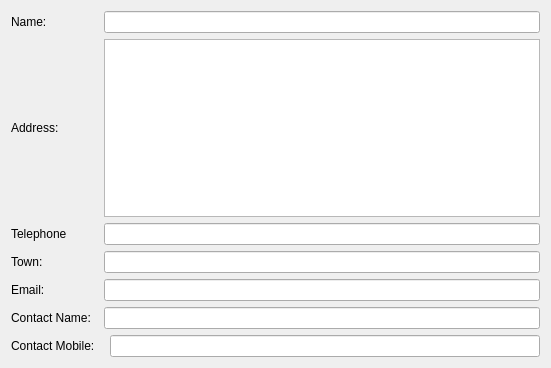
<?xml version="1.0" encoding="UTF-8"?>
<ui version="4.0">
 <class>AgentForm</class>
 <widget class="QWidget" name="AgentForm">
  <property name="geometry">
   <rect>
    <x>0</x>
    <y>0</y>
    <width>551</width>
    <height>368</height>
   </rect>
  </property>
  <property name="windowTitle">
   <string>Form</string>
  </property>
  <layout class="QVBoxLayout" name="verticalLayout">
   <item>
    <layout class="QGridLayout" name="gridLayout">
     <item row="0" column="0">
      <widget class="QLabel" name="label">
       <property name="text">
        <string>Name:</string>
       </property>
      </widget>
     </item>
     <item row="0" column="1" colspan="2">
      <widget class="QLineEdit" name="edtName"/>
     </item>
     <item row="1" column="0">
      <widget class="QLabel" name="label_2">
       <property name="text">
        <string>Address:</string>
       </property>
      </widget>
     </item>
     <item row="1" column="1" colspan="2">
      <widget class="QTextEdit" name="edtAddress"/>
     </item>
     <item row="2" column="0">
      <widget class="QLabel" name="label_3">
       <property name="text">
        <string>Telephone</string>
       </property>
      </widget>
     </item>
     <item row="2" column="1" colspan="2">
      <widget class="QLineEdit" name="edtTelephone"/>
     </item>
     <item row="3" column="0">
      <widget class="QLabel" name="label_4">
       <property name="text">
        <string>Town:</string>
       </property>
      </widget>
     </item>
     <item row="3" column="1" colspan="2">
      <widget class="QLineEdit" name="edtTown"/>
     </item>
     <item row="4" column="0">
      <widget class="QLabel" name="label_5">
       <property name="text">
        <string>Email:</string>
       </property>
      </widget>
     </item>
     <item row="4" column="1" colspan="2">
      <widget class="QLineEdit" name="edtEmail"/>
     </item>
     <item row="5" column="0">
      <widget class="QLabel" name="label_6">
       <property name="text">
        <string>Contact Name:  </string>
       </property>
      </widget>
     </item>
     <item row="5" column="1" colspan="2">
      <widget class="QLineEdit" name="edtContact"/>
     </item>
     <item row="6" column="0" colspan="2">
      <widget class="QLabel" name="label_7">
       <property name="text">
        <string>Contact Mobile:</string>
       </property>
      </widget>
     </item>
     <item row="6" column="2">
      <widget class="QLineEdit" name="edtContactMobile"/>
     </item>
    </layout>
   </item>
  </layout>
 </widget>
 <resources/>
 <connections/>
</ui>
